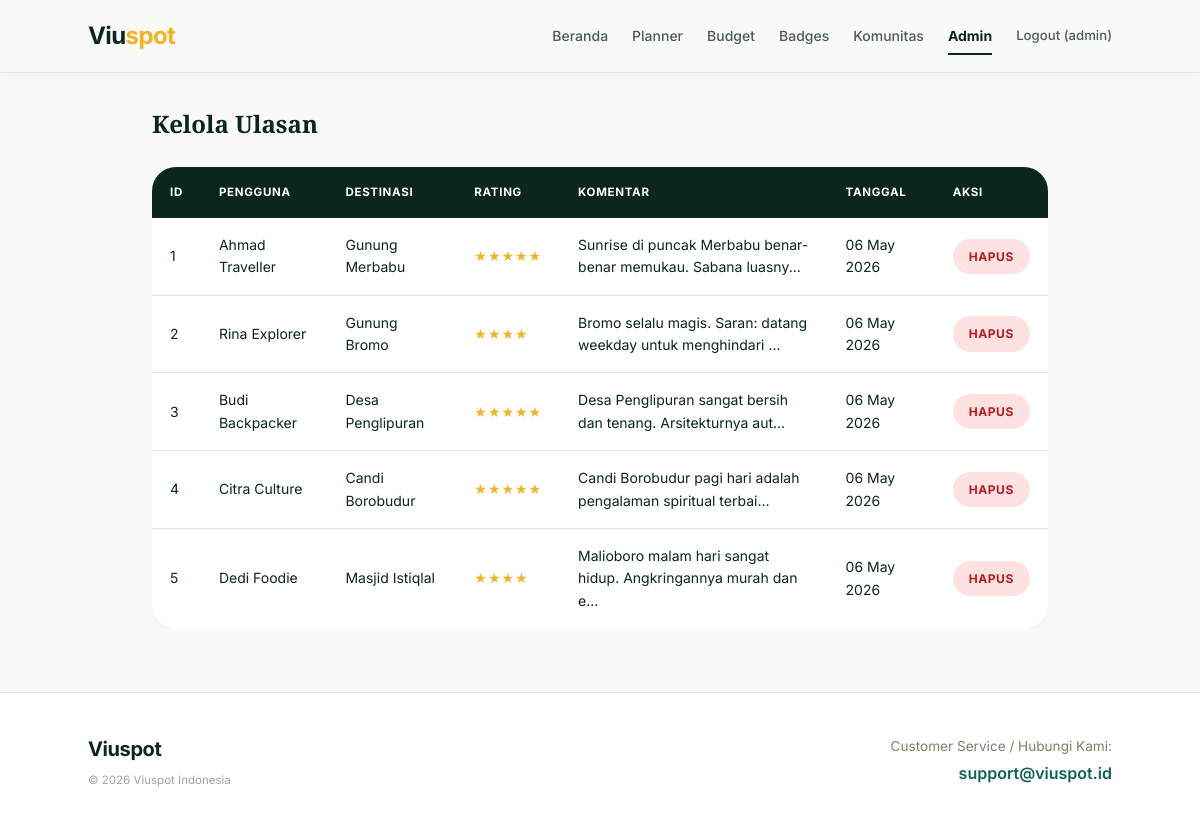
Screenshot of /admin/reviews.php (signed in) with the database file from the repository.
### tables this page shows
CREATE TABLE reviews (
    id         INT AUTO_INCREMENT PRIMARY KEY,
    place_id   INT NOT NULL,
    user_id    INT,
    user_name  VARCHAR(100) NOT NULL,
    rating     INT CHECK (rating BETWEEN 1 AND 5),
    comment    TEXT,
    created_at TIMESTAMP DEFAULT CURRENT_TIMESTAMP,
    FOREIGN KEY (place_id) REFERENCES places(id) ON DELETE CASCADE,
    FOREIGN KEY (user_id)  REFERENCES users(id)  ON DELETE SET NULL
);

CREATE TABLE places (
    id           INT AUTO_INCREMENT PRIMARY KEY,
    name         VARCHAR(150) NOT NULL,
    category_id  INT NOT NULL,
    location     VARCHAR(200) NOT NULL,
    description  TEXT,
    entrance_fee DECIMAL(10, 2) DEFAULT 0,
    parking_fee  DECIMAL(10, 2) DEFAULT 0,
    meal_cost    DECIMAL(10, 2) DEFAULT 0,
    latitude     VARCHAR(20),
    longitude    VARCHAR(20),
    image_url    VARCHAR(255) DEFAULT '',
    status       ENUM('pending', 'approved', 'rejected') DEFAULT 'pending',
    submitted_by INT,
    created_at   TIMESTAMP DEFAULT CURRENT_TIMESTAMP,
    updated_at   TIMESTAMP DEFAULT CURRENT_TIMESTAMP ON UPDATE CURRENT_TIMESTAMP,
    FOREIGN KEY (category_id)  REFERENCES categories(id) ON DELETE CASCADE,
    FOREIGN KEY (submitted_by) REFERENCES users(id) ON DELETE SET NULL
);

### includes/functions.php (called while the page is built, shortened)
<?php
function esc($str) {
    return htmlspecialchars($str ?? '', ENT_QUOTES, 'UTF-8');
}
function truncate($str, $length = 100) {
    return substr($str, 0, $length) . '...';
}
?>

### admin/reviews.php (the view, shortened to what this page needs)
<?php
require_once '../includes/functions.php';
$stmt = $pdo->query("SELECT r.*, p.name as place_name FROM reviews r JOIN places p ON r.place_id = p.id ORDER BY r.created_at DESC");
$reviews = $stmt->fetchAll();
require_once '../includes/header.php';
?>
<div class="container">
    <h2 style="margin-bottom:1.5rem;">Kelola Ulasan</h2>
    <div class="table-responsive">
        <table class="data-table">
            <thead>
                <tr>
                    <th>ID</th>
                    <th>Pengguna</th>
                    <th>Destinasi</th>
                    <th>Rating</th>
                    <th>Komentar</th>
                    <th>Tanggal</th>
                    <th>Aksi</th>
                </tr>
            </thead>
            <tbody>
                <?php foreach ($reviews as $rev): ?>
                <tr>
                    <td><?php echo $rev['id']; ?></td>
                    <td><?php echo esc($rev['user_name']); ?></td>
                    <td><?php echo esc($rev['place_name']); ?></td>
                    <td class="stars"><?php echo str_repeat('★', $rev['rating']); ?></td>
                    <td><?php echo esc(truncate($rev['comment'], 60)); ?></td>
                    <td><?php echo date('d M Y', strtotime($rev['created_at'])); ?></td>
                    <td>
                        <a href="?action=delete&id=<?php echo $rev['id']; ?>" class="btn btn-danger btn-sm" onclick="return confirm('Hapus ulasan ini?')">Hapus</a>
                    </td>
                </tr>
                <?php endforeach; ?>
            </tbody>
        </table>
    </div>
</div>
<?php require_once '../includes/footer.php'; ?>

### assets/css/style.css (style rules this page uses)
:root { --primary: #0A261D; --on-primary: #FFFFFF; --primary-container: #1a3a2f; --on-primary-container: #6B7C73; --primary-fixed: #d1e5db; --primary-fixed-dim: #b3cfc3; --on-primary-fixed: #0A261D; --on-primary-fixed-variant: #1a3a2f; --inverse-primary: #b3cfc3; --secondary: #F4B324; --on-secondary: #0A261D; --secondary-container: #F4B324; --on-secondary-container: #0A261D; --secondary-fixed: #fef3c7; --secondary-fixed-dim: #F4B324; --on-secondary-fixed: #0A261D; --tertiary: #4A5D54; --on-tertiary: #FFFFFF; --tertiary-container: #6B7C73; --on-tertiary-container: #FFFFFF; --tertiary-fixed: #d1e5db; --tertiary-fixed-dim: #b3cfc3; --error: #b91c1c; --on-error: #FFFFFF; --error-container: #fee2e2; --on-error-container: #b91c1c; --background: #F9F9F7; --on-background: #0A261D; --surface: #F9F9F7; --on-surface: #0A261D; --surface-variant: #F5F3EB; --on-surface-variant: #4A5D54; --surface-dim: #e8e6de; --surface-container-lowest: #FFFFFF; --surface-container-low: #F9F9F7; --surface-container: #F5F3EB; --surface-container-high: #eeece4; --surface-container-highest:#E6E4DD; --outline: #4A5D54; --outline-variant: #E6E4DD; --font-display: 'Playfair Display', Georgia, serif; --font-headline: 'Playfair Display', Georgia, serif; --font-body: 'Inter', system-ui, sans-serif; --font-label: 'Inter', system-ui, sans-serif; --gutter: 24px; --margin-desktop: 64px; --margin-mobile: 20px; --container-max: 1152px; --radius-sm: 8px; --radius: 12px; --radius-lg: 16px; --radius-xl: 24px; --radius-2xl: 32px; --radius-full: 9999px; --shadow-sm: 0 2px 8px rgba(10,38,29,0.04); --shadow-md: 0 8px 24px rgba(10,38,29,0.06); --shadow-lg: 0 16px 40px rgba(10,38,29,0.08); }
*, *::before, *::after { margin: 0; padding: 0; box-sizing: border-box; }
html { scroll-behavior: smooth; font-size: 16px; }
body { font-family: var(--font-body); background-color: var(--background); color: var(--on-background); line-height: 1.6; min-height: 100vh; display: flex; flex-direction: column; -webkit-font-smoothing: antialiased; }
a { color: var(--primary); text-decoration: none; transition: color .2s; }
h1, h2, h3, h4, h5, h6 { font-family: var(--font-headline); color: var(--on-surface); font-weight: 700; }
.container { width: 100%; max-width: var(--container-max); margin: 0 auto; padding: 0 var(--margin-mobile); }
@media (min-width: 768px) { .container { padding: 0 var(--margin-desktop); } }
.btn { display: inline-flex; align-items: center; justify-content: center; gap: 0.4rem; padding: 0.75rem 1.5rem; border-radius: var(--radius-full); font-family: var(--font-label); font-size: 0.82rem; font-weight: 700; letter-spacing: 0.05em; text-transform: uppercase; cursor: pointer; border: none; text-align: center; text-decoration: none; transition: all .2s ease; white-space: nowrap; }
.btn-danger { background: var(--error-container); color: var(--error); }
.btn-sm { padding: 0.5rem 1rem; font-size: 0.75rem; }
.stars { color: var(--secondary); font-size: 1rem; letter-spacing: 1px; }
.table-responsive { overflow-x: auto; }
.data-table { width: 100%; border-collapse: collapse; background: var(--surface-container-lowest); border-radius: var(--radius-xl); overflow: hidden; box-shadow: var(--shadow-sm); }
.data-table thead { background: var(--primary); color: var(--on-primary); }
.data-table th, .data-table td { padding: 1rem 1.125rem; text-align: left; font-size: 0.875rem; }
.data-table th { font-family: var(--font-label); font-size: 0.72rem; font-weight: 700; letter-spacing: 0.06em; text-transform: uppercase; }
.data-table tbody tr { border-bottom: 1px solid var(--outline-variant); transition: background .15s; }
.data-table tbody tr:last-child { border-bottom: none; }

### rows the page displays
reviews: id "1", user_name "Ahmad Traveller", place.name "Gunung Merbabu", rating "★★★★★", comment "Sunrise di puncak Merbabu benar-benar memukau. Sabana luasny...", created_at "06 May 2026"
reviews: id "2", user_name "Rina Explorer", place.name "Gunung Bromo", rating "★★★★", comment "Bromo selalu magis. Saran: datang weekday untuk menghindari ...", created_at "06 May 2026"
reviews: id "3", user_name "Budi Backpacker", place.name "Desa Penglipuran", rating "★★★★★", comment "Desa Penglipuran sangat bersih dan tenang. Arsitekturnya aut...", created_at "06 May 2026"
reviews: id "4", user_name "Citra Culture", place.name "Candi Borobudur", rating "★★★★★", comment "Candi Borobudur pagi hari adalah pengalaman spiritual terbai...", created_at "06 May 2026"
reviews: id "5", user_name "Dedi Foodie", place.name "Masjid Istiqlal", rating "★★★★", comment "Malioboro malam hari sangat hidup. Angkringannya murah dan e...", created_at "06 May 2026"

### other values shown
get_username() "admin"
